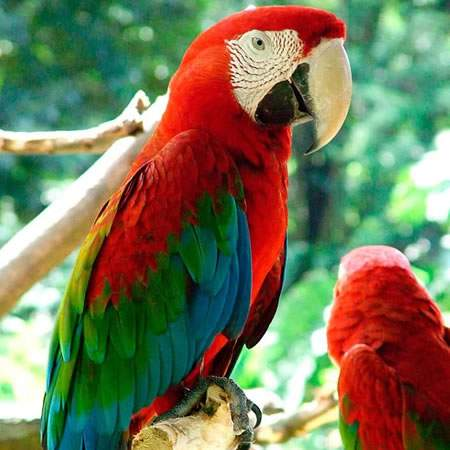
#> input picture Goruntu_isleme_YUV/Goruntu_isleme_yuv/pa.jpg, 450 x 450 px
$ python main.py
#> lines starting #> are read from the running program, lines starting #| are printed output that depends on the picture
import cv2
from matplotlib import pyplot as plt
import matplotlib.image as mpimg

foto = cv2.imread("pa.jpg")
#> foto is the input picture: shape (450, 450, 3); mean B, G, R 87.7, 118.3, 119
cv2.imshow("papagan",foto)


B = foto[:,:,0]
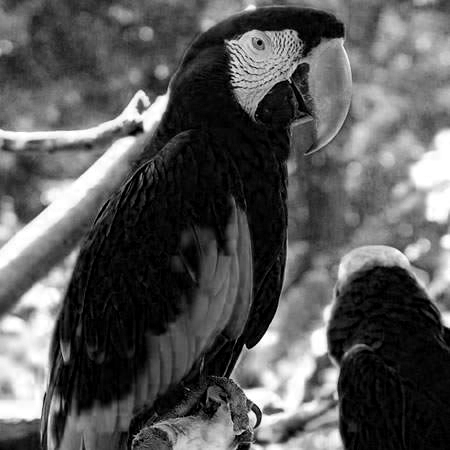
#> B: shape (450, 450); min 0, max 255, mean 87.7
G = foto[:,:,1]
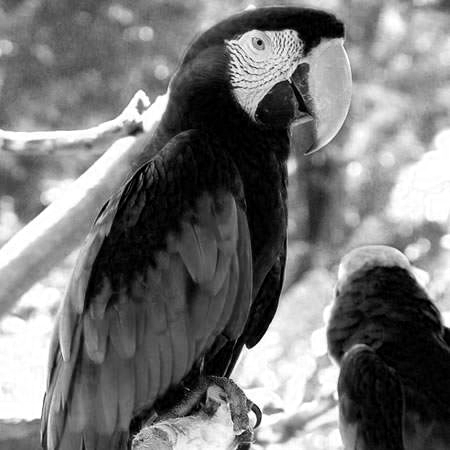
#> G: shape (450, 450); min 0, max 255, mean 118.3
R = foto[:,:,2]
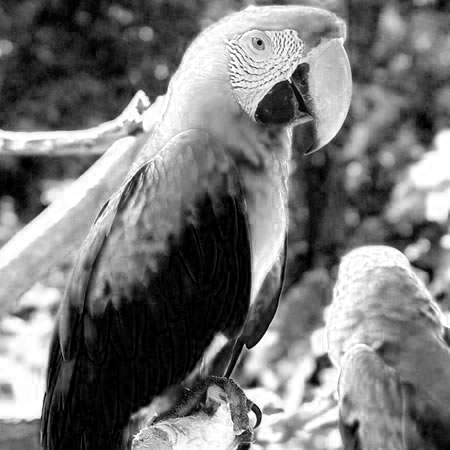
#> R: shape (450, 450); min 0, max 255, mean 119

cv2.imshow("Mavi",B)
cv2.imshow("Yesil",G)
cv2.imshow("Kirmizi",R)

imgGray = 0.2989 * R + 0.5870 * G + 0.1140 * B
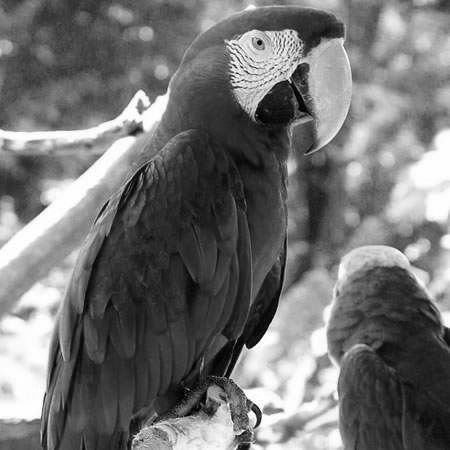
#> imgGray: shape (450, 450) float64; min 0, max 255, mean 115
plt.imshow(imgGray, cmap='gray')
plt.show()

cv2.waitKey()
cv2.destroyAllWindows()
